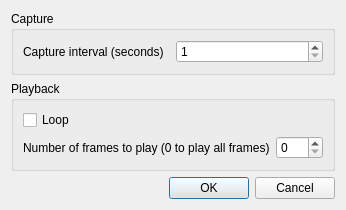
<?xml version="1.0" encoding="UTF-8"?>
<ui version="4.0">
 <class>SmConfig_UI</class>
 <widget class="QDialog" name="SmConfig_UI">
  <property name="geometry">
   <rect>
    <x>0</x>
    <y>0</y>
    <width>338</width>
    <height>190</height>
   </rect>
  </property>
  <property name="windowTitle">
   <string>Dialog</string>
  </property>
  <layout class="QGridLayout" name="gridLayout_2">
   <item row="1" column="0" colspan="3">
    <widget class="QGroupBox" name="groupBox">
     <property name="title">
      <string>Playback</string>
     </property>
     <layout class="QGridLayout" name="gridLayout">
      <item row="0" column="0">
       <widget class="QCheckBox" name="sm_loop">
        <property name="text">
         <string>Loop</string>
        </property>
       </widget>
      </item>
      <item row="1" column="0">
       <widget class="QLabel" name="label_3">
        <property name="text">
         <string>Number of frames to play (0 to play all frames)</string>
        </property>
       </widget>
      </item>
      <item row="1" column="1">
       <widget class="KIntSpinBox" name="sm_framesplayback">
        <property name="maximum">
         <number>500</number>
        </property>
       </widget>
      </item>
     </layout>
    </widget>
   </item>
   <item row="2" column="2">
    <spacer name="verticalSpacer">
     <property name="orientation">
      <enum>Qt::Vertical</enum>
     </property>
     <property name="sizeHint" stdset="0">
      <size>
       <width>104</width>
       <height>5</height>
      </size>
     </property>
    </spacer>
   </item>
   <item row="3" column="1" colspan="2">
    <widget class="QDialogButtonBox" name="buttonBox">
     <property name="orientation">
      <enum>Qt::Horizontal</enum>
     </property>
     <property name="standardButtons">
      <set>QDialogButtonBox::Cancel|QDialogButtonBox::Ok</set>
     </property>
    </widget>
   </item>
   <item row="0" column="0" colspan="3">
    <widget class="QGroupBox" name="groupBox_2">
     <property name="title">
      <string>Capture</string>
     </property>
     <layout class="QGridLayout" name="gridLayout_3">
      <item row="0" column="0">
       <widget class="QLabel" name="label">
        <property name="text">
         <string>Capture interval (seconds)</string>
        </property>
       </widget>
      </item>
      <item row="0" column="1">
       <widget class="KIntSpinBox" name="sm_interval">
        <property name="minimum">
         <number>1</number>
        </property>
        <property name="maximum">
         <number>10000</number>
        </property>
       </widget>
      </item>
     </layout>
    </widget>
   </item>
  </layout>
 </widget>
 <customwidgets>
  <customwidget>
   <class>KIntSpinBox</class>
   <extends>QSpinBox</extends>
   <header>knuminput.h</header>
  </customwidget>
 </customwidgets>
 <resources/>
 <connections>
  <connection>
   <sender>buttonBox</sender>
   <signal>accepted()</signal>
   <receiver>SmConfig_UI</receiver>
   <slot>accept()</slot>
   <hints>
    <hint type="sourcelabel">
     <x>248</x>
     <y>254</y>
    </hint>
    <hint type="destinationlabel">
     <x>157</x>
     <y>274</y>
    </hint>
   </hints>
  </connection>
  <connection>
   <sender>buttonBox</sender>
   <signal>rejected()</signal>
   <receiver>SmConfig_UI</receiver>
   <slot>reject()</slot>
   <hints>
    <hint type="sourcelabel">
     <x>316</x>
     <y>260</y>
    </hint>
    <hint type="destinationlabel">
     <x>286</x>
     <y>274</y>
    </hint>
   </hints>
  </connection>
 </connections>
</ui>
